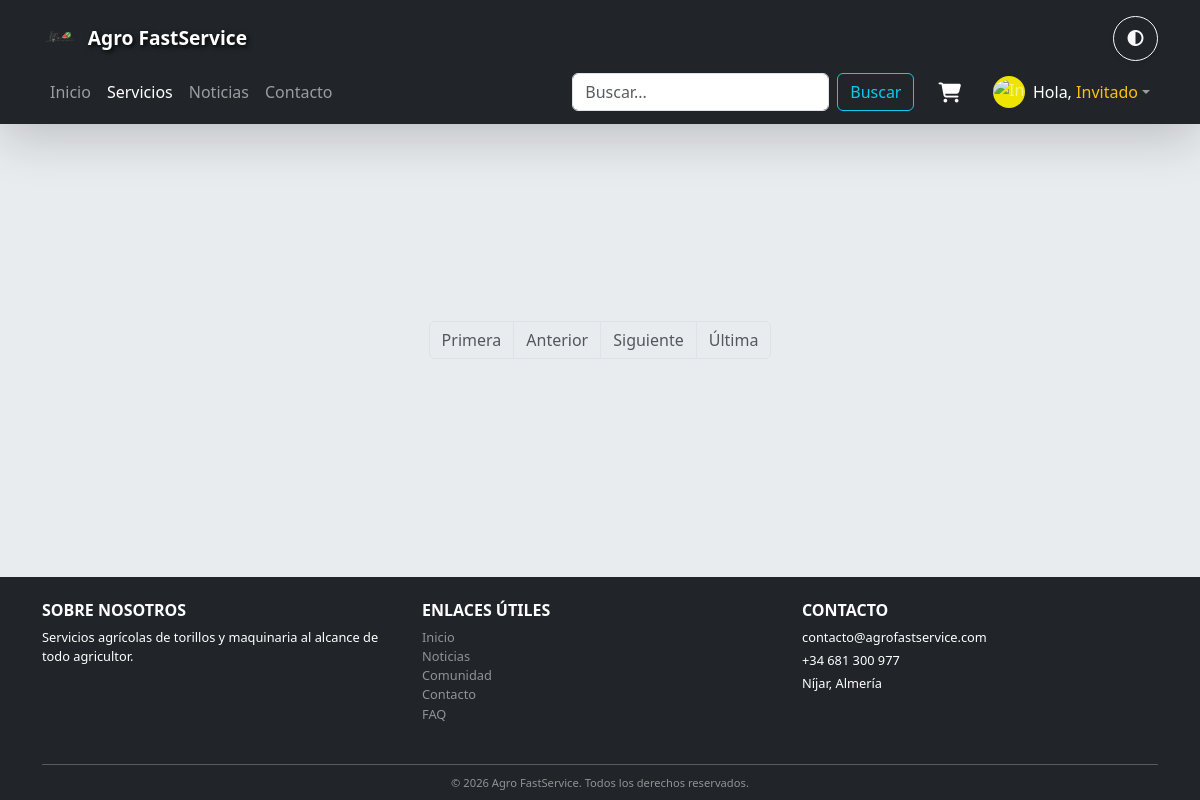
The page /servicios/ on the database as committed earlier.
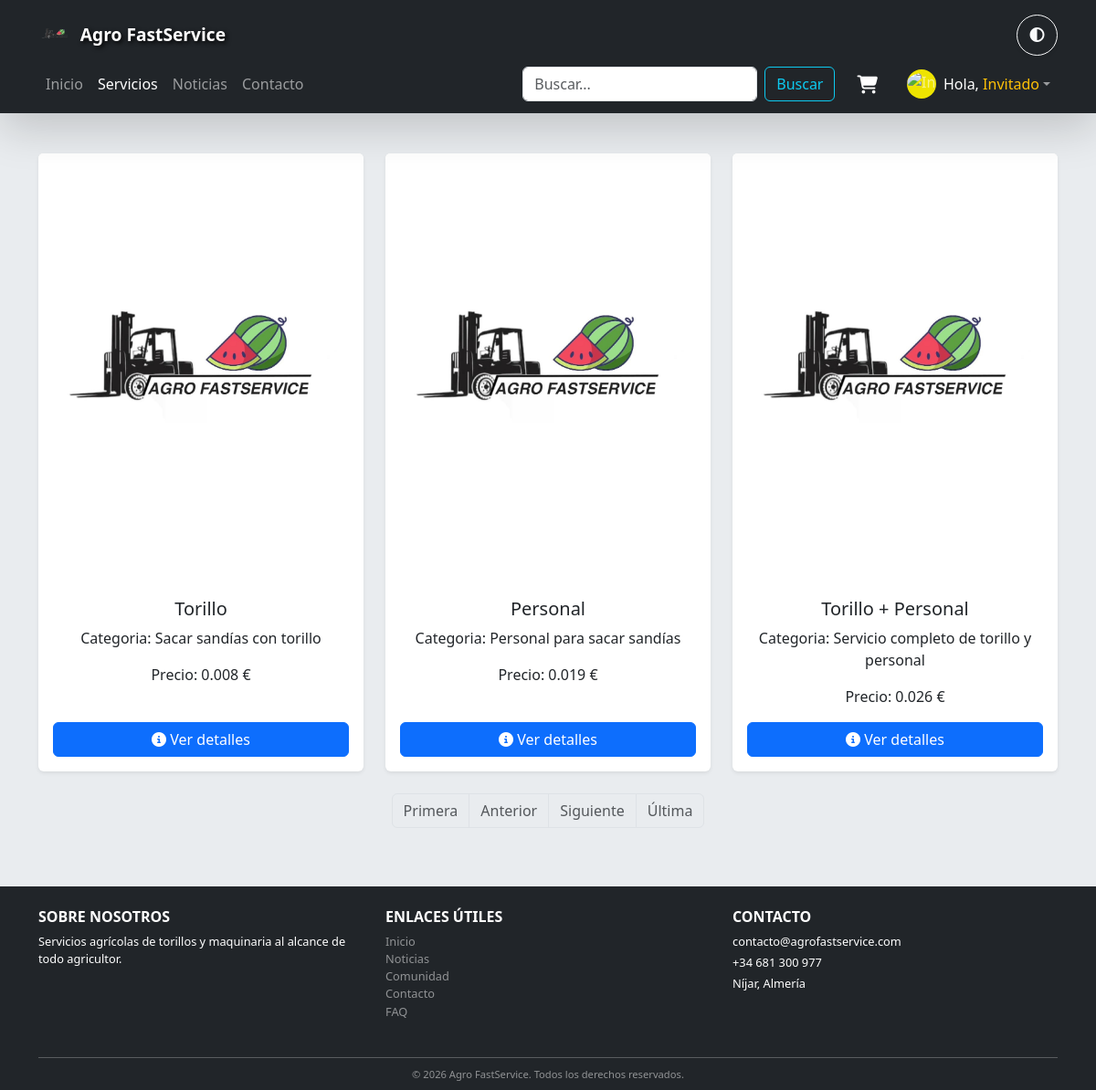
The same page on the database as committed later.
### servicios/models.py (models this page shows, shortened)
class Servicio(models.Model):
    nombre = models.CharField(max_length=100)
    precio = models.DecimalField(max_digits=6, decimal_places=3)
    categoria = models.CharField(max_length=200)
    imagen = models.CharField(max_length=200, default="default.png")

### servicios/views.py (the view)
# urls.py: path('', views.lista_servicios, name='lista_servicios'),
def lista_servicios(request):
    servicios = Servicio.objects.all().order_by('id')  # mantenemos un orden consistente
    paginator = Paginator(servicios, 6)  # mostramos 6 servicios por página
    page_number = request.GET.get('page')
    page_obj = paginator.get_page(page_number)
    contexto_catalogo_servicios = {'lista_servicios': page_obj}
    return render(request, 'servicios/lista_servicios.html', contexto_catalogo_servicios)

### servicios/templates/servicios/lista_servicios.html (shortened to what this page needs)
{% extends 'base.html' %}
{% load static %}
{% block content %}
<div class="row row-cols-1 row-cols-md-3 g-4 mt-3">
    {% for servicio in lista_servicios %}
    <div class="col">
        <a href="{% url 'servicios:detalle_servicio' servicio.id %}" class="text-decoration-none text-dark">
            <div class="card h-100 shadow-sm border-0 juego-card">
                <img src="{% static 'img/portadas/' %}{{ servicio.imagen }}" class="card-img-top" alt="{{ servicio.nombre }}">
                <div class="card-body d-flex flex-column">
                    <h5 class="card-title">{{ servicio.nombre }}</h5>
                    <p class="card-text">Categoria: {{ servicio.categoria }}</p>
                    <p class="card-text">Precio: {{ servicio.precio }} €</p>
                    <button class="btn btn-primary mt-auto">
                        <i class="fas fa-info-circle"></i> Ver detalles
                    </button>
                </div>
            </div>
        </a>
    </div>
    {% endfor %}
</div>
<nav aria-label="Paginación" class="mt-4">
    <ul class="pagination justify-content-center">
        {% if lista_juegos.has_previous %}
        <li class="page-item">
            <a class="page-link" href="?page=1">Primera</a>
        </li>
        <li class="page-item">
            <a class="page-link" href="?page={{ lista_juegos.previous_page_number }}">Anterior</a>
        </li>
        {% else %}
        <li class="page-item disabled"><span class="page-link">Primera</span></li>
        <li class="page-item disabled"><span class="page-link">Anterior</span></li>
        {% endif %}
        {% if lista_juegos.has_next %}
        <li class="page-item">
            <a class="page-link" href="?page={{ lista_juegos.next_page_number }}">Siguiente</a>
        </li>
        <li class="page-item">
            <a class="page-link" href="?page={{ lista_juegos.paginator.num_pages }}">Última</a>
        </li>
        {% else %}
        <li class="page-item disabled"><span class="page-link">Siguiente</span></li>
        <li class="page-item disabled"><span class="page-link">Última</span></li>
        {% endif %}
    </ul>
</nav>
{% endblock %}

### templates/base.html (shortened to what this page needs)
{% load static %}
<!DOCTYPE html>
<html lang="es" data-bs-theme="light">
<head>
    <link href="https://cdn.jsdelivr.net/npm/bootstrap@5.3.0/dist/css/bootstrap.min.css" rel="stylesheet">
    <link rel="stylesheet" href="{% static 'css/style.css' %}">
    <link href="https://cdnjs.cloudflare.com/ajax/libs/font-awesome/6.5.0/css/all.min.css" rel="stylesheet">
</head>
<body class="bg-body text-body">
    <header class="shadow-lg ">
        <nav class="navbar navbar-expand-lg navbar-dark bg-dark">
            <div class="container d-flex flex-wrap align-items-center justify-content-between">
                <a class="navbar-brand d-flex align-items-center order-1 order-lg-1 me-2" href="{% url 'home' %}">
                    <img src="{% static 'img/logo_afs_transparent.png' %}" alt="AFS Logo" class="me-2">
                    <span class="fw-bold text-white">Agro FastService</span>
                </a>
                <button id="toggle-theme"
                        class="btn btn-outline-light rounded-circle shadow-sm order-2 ms-auto me-2 me-lg-0">
                    <i class="fa-solid fa-circle-half-stroke"></i>
                </button>
                <div class="collapse navbar-collapse order-4 order-lg-3 w-100 w-lg-auto" id="navbarPF">
                    <ul class="navbar-nav me-auto mb-2 mb-lg-0">
                        <li class="nav-item">
                            <a class="nav-link {% if request.path == '/' %}active{% endif %}" href="{% url 'home' %}">Inicio</a>
                        </li>
                        <li class="nav-item">
                            <a class="nav-link {% if '/servicios/' in request.path %}active{% endif %}" href="{% url 'servicios:lista_juegos' %}">Servicios</a>
                        </li>
                        <li class="nav-item">
                            <a class="nav-link {% if '/noticias/' in request.path %}active{% endif %}" href="#">Noticias</a>
                        </li>
                        <li class="nav-item">
                            <a class="nav-link {% if '/contacto/' in request.path %}active{% endif %}" href="{% url 'contacto' %}">Contacto</a>
                        </li>
                    </ul>
                    <form class="d-flex mb-2 mb-lg-0 me-lg-3 order-5 order-lg-4" role="search" action="{% url 'buscar_servicios' %}" method="get">
                        <input class="form-control me-2" type="search" name="q" placeholder="Buscar..." aria-label="Buscar"
                            value="{{ request.GET.q|default:'' }}">
                        <button class="btn btn-outline-info" type="submit">Buscar</button>
                    </form>
                    <ul class="navbar-nav mb-2 mb-lg-0 order-6 order-lg-5 me-3">
                        <li class="nav-item position-relative">
                            <a href="{% url 'carrito:ver_carrito' %}" class="nav-link text-white">
                            <div class="position-relative d-inline-block">
                                <i class="fas fa-shopping-cart fa-lg"></i>
                            </div>
                             </a>
                        </li>
                    </ul>
                    <ul class="navbar-nav mb-2 mb-lg-0 order-6 order-lg-5">
                        <li class="nav-item dropdown">
                            <a class="nav-link dropdown-toggle d-flex align-items-center" href="#" id="userDropdown"
                            role="button" data-bs-toggle="dropdown" aria-expanded="false">
                                <div class="avatar-sm rounded-circle overflow-hidden me-2"
                                    style="width:32px; height:32px; background-color: {% if user.is_authenticated %}#FFFFFF{% else %}#eee400{% endif %};">
                                    {% if user.is_authenticated and user.profile.avatar %}
                                        <img src="{% static 'img/avatares/'|add:user.profile.avatar|add:'.webp' %}"
                                            alt="Avatar" class="rounded-circle"
                                            style="width:100%; height:100%; object-fit:cover;">
                                    {% else %}
                                        <img src="{% static 'img/avatares/default.webp' %}"
                                            alt="Invitado" class="rounded-circle"
                                            style="width:100%; height:100%; object-fit:cover;">
                                    {% endif %}
                                </div>
                                <span class="text-white">
                                    Hola,
                                    {% if user.is_authenticated %}
                                        <span class="text-danger">{{ user.username }}</span>
                                    {% else %}
                                        <span class="text-warning">Invitado</span>
                                    {% endif %}
                                </span>
                            </a>
                        </li>
                    </ul>
                </div>
            </div>
        </nav>
    </header>
    <main class="py-5 bg-body-secondary text-center text-dark d-flex justify-content-center align-items-center">
        <div class="container">
            {% block content %}{% endblock %}
        </div>
    </main>
    <footer class="bg-dark text-white pt-4 pb-2">
        <div class="container">
            <div class="row small">
                <div class="col-md-4 mb-3">
                    <h6 class="text-uppercase">Sobre nosotros</h6>
                    <p class="mb-1">Servicios agrícolas de torillos y maquinaria al alcance de todo agricultor.</p>
                </div>
                <div class="col-md-4 mb-3">
                    <h6 class="text-uppercase">Enlaces útiles</h6>
                    <ul class="list-unstyled">
                        <li><a href="{% url 'home' %}" class="text-white-50 text-decoration-none">Inicio</a></li>
                        <li><a href="#" class="text-white-50 text-decoration-none">Noticias</a></li>
                        <li><a href="#" class="text-white-50 text-decoration-none">Comunidad</a></li>
                        <li><a href="{% url 'contacto' %}" class="text-white-50 text-decoration-none">Contacto</a></li>
                        <li><a href="#" class="text-white-50 text-decoration-none">FAQ</a></li>
                    </ul>
                </div>
                <div class="col-md-4 mb-3">
                    <h6 class="text-uppercase">Contacto</h6>
                    <p class="mb-1">contacto@agrofastservice.com</p>
                    <p class="mb-1">+34 681 300 977</p>
                    <p class="mb-1">Níjar, Almería</p>
                </div>
            </div>
            <hr class="bg-secondary my-2">
            <div class="text-center small text-white-50">
                <small>© {% now "Y" %} Agro FastService. Todos los derechos reservados.</small>
            </div>
        </div>
    </footer>
</body>
</html>

### static/css/style.css (style rules this page uses)
html, body { height: 100%; margin: 0; }
body { display: flex; flex-direction: column; min-height: 100vh; background-color: var(--bs-body-bg, #f8f9fa); color: var(--bs-body-color, #212529); }
header { position: fixed; top: 0; left: 0; width: 100%; z-index: 1020; }
.navbar { background-color: #212529; }
#toggle-theme { width: 45px; height: 45px; border-radius: 50%; box-shadow: 0 2px 5px rgba(0, 0, 0, 0.3); }
.navbar-brand img { height: 50px; margin-right: 10px; }
.navbar-brand span { font-size: 1.2rem; text-shadow: 2px 2px 5px #000; }
main { flex: 1; margin-top: 80px; overflow: visible; }
footer { width: 100%; background-color: #212529; color: #fff; margin-top: auto; }
footer a { color: #ced4da; text-decoration: none; }
footer .small { font-size: 0.8rem; }
footer h6 { font-weight: bold; margin-bottom: 0.5rem; }
.juego-card { transition: transform 0.3s ease, box-shadow 0.3s ease; }

Rows that differ between the two databases and show on the page:
added Servicio: imagen (placeholder picture), nombre "Torillo", categoria "Sacar sandías con torillo", precio "0.008"
added Servicio: imagen (placeholder picture), nombre "Personal", categoria "Personal para sacar sandías", precio "0.019"
added Servicio: imagen (placeholder picture), nombre "Torillo + Personal", categoria "Servicio completo de torillo y personal", precio "0.026"
